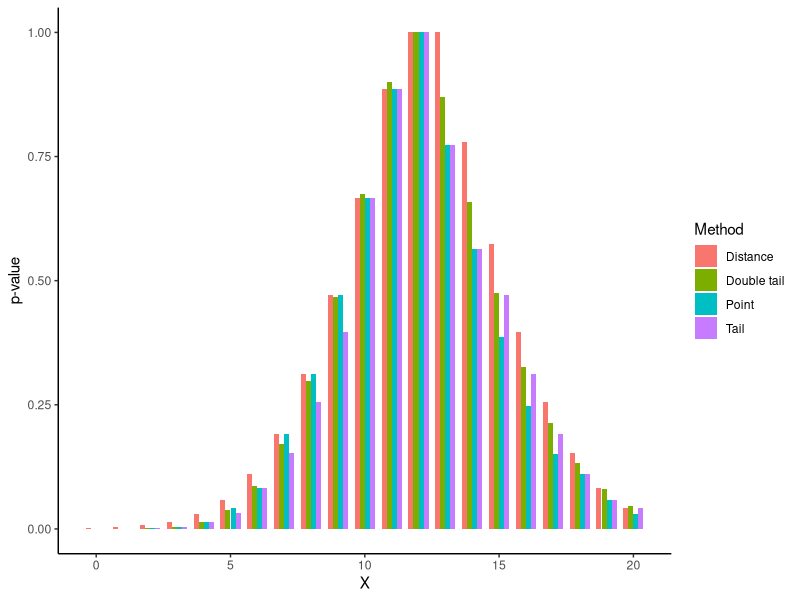
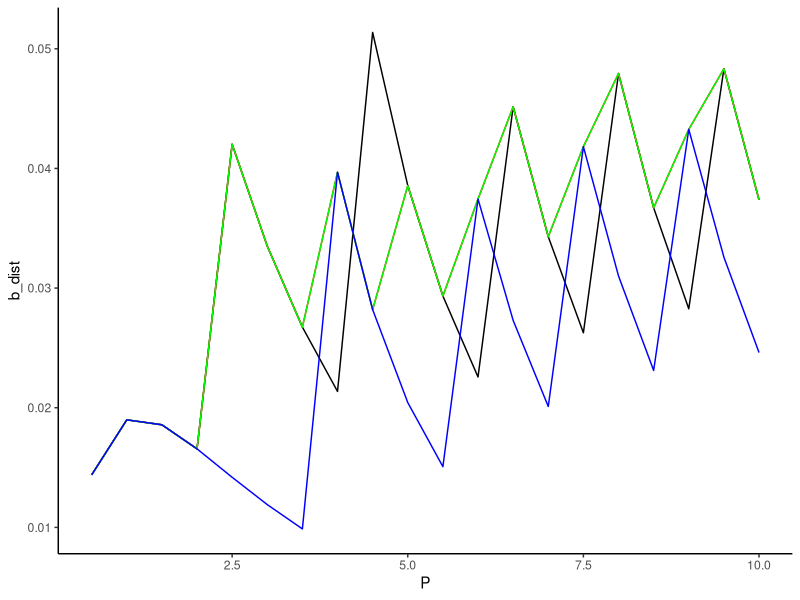

Write the R code that produced these figures, in order.
## ---- chunk 1
library(ggplot2)
library(reshape2)
library(tidyverse)
## ---- chunk 2
dmodel <- function(x, mu){
  dpois(x, mu)
}

pmodel <- function(x, mu){
  ppois(x, mu)
}

## ---- chunk 3
p_val_a <- function(x, mu){
  pr_tail_l = pmodel(x, mu)
  ## Use 1 - tail prob but add point prob
  pr_tail_r = 1 - pr_tail_l + dmodel(x, mu)
  
  p_val = 2 * min(pr_tail_l, pr_tail_r, 1/2)
  p_val
}

p_val_b <- function(x, mu){
  # Implementation assumes a decreasing point probability P(X = x) for increasing x after the mean value has passed
  W_x = dmodel(x, mu)
  p_val = 1
  y = 0
  cond = TRUE
  while(cond){
    W_y = dmodel(y, mu)
    if(W_y > W_x){
      p_y = W_y
      p_val = p_val - p_y
    }
    else{
      less_than_mean = (y > mu)
      cond = !less_than_mean
    }
    # Preparing next round
    y = y +1
  }
  p_val
}

p_val_c <- function(x, mu){
  p_tail_l = pmodel(x, mu)
  p_tail_r = 1- p_tail_l + dmodel(x, mu)
  epsilon = 1e-8
  
  if (p_tail_l < p_tail_r + epsilon){
    # Since the right tail has infinite support we must suggest a low enough tail value
    y_sugg = ceiling(2*mu)
    sugg_tail = 1 - pmodel(y_sugg, mu) # this will give P(X > y), i.e. P(X geq y-1)
    while(sugg_tail > p_tail_l){
      y_sugg = ceiling(2*y_sugg)
      sugg_tail = 1 - pmodel(y_sugg, mu) # this will give P(X > y), i.e. P(X geq y-1)
    }
    # After a low enough value is reached we calculate the highest smaller right tail compared to the left tail
    right_tail = max_lower_tail(y_sugg, sugg_tail, p_tail_l, mu)
    p_val = p_tail_l + right_tail
  }
  else{
    # For a left tail we can start at 0 and find the highest smaller left tail
    left_tail = max_lower_tail(0, 0, p_tail_r, mu, left_tail = TRUE)
    p_val = p_tail_r +  left_tail
  }
  if(p_val > 1){ # If the distrbution is symmetric it will count the central event twice.
    return(1)
  }
  p_val
}

max_lower_tail <- function(y_next, tail_y, W_x, mu, left_tail = FALSE, epsilon = 1e-8){
  sugg = tail_y
  y = y_next
    while(sugg < W_x + epsilon){
      tail_y = sugg # Accept suggestion
      add = dmodel(y, mu) # Calculate new point mass to be added
      sugg = sugg + add # Propose new suggestion
      if(left_tail){
        y = y + 1
      }
      else{
        y = y - 1 
      }
    }
  tail_y
}

p_val_d <- function(x, mu) {
  exp_val = mu
  W_x = abs(x - mu)
  
  r = floor(mu + W_x)
  l = ceiling(mu - W_x)
  # Rejection region will be x lower than l
  # and x higher than r
  if(l <= 0){
    p_val = 1 - ppois(r-1, mu) # 1 - P(X <= r-1) =  P(X > r-1) = P(X >= r)
    return(p_val)
  }
  p_val = 1 - ppois(r-1, mu) + ppois(l, mu) # 1 - P(X <= r-1) + P(X <= l) = P(X >= r) + P(X <= l)
  if(p_val > 1){
    return(1)
  }
  p_val
}

## ---- chunk 4
# Test functions for the tail method
p_val_a(3, 3)
p_val_a(5, 3)

p_val_b(3, 3)
p_val_b(5, 3)

print("____")
W_x = ppois(3, 5)

W_x

1- ppois(10, 5)

max_lower_tail(10, 1-ppois(10, 5), W_x, 5, left_tail = FALSE)

print("-----")
W_x = 1-ppois(7, 5)

W_x

ppois(0, 5)


max_lower_tail(1, ppois(0, 5), W_x, 5, left_tail = TRUE)

print("____")
## ---- chunk 5
p_val_c(3, 3)
p_val_c(5, 3)
## ---- chunk 6
p_val_d(3, 3)

p_val_d(5, 3)
## ---- chunk 7
comparison_p_vals <- function(mu, n){
  p_a = NULL
  p_b = NULL
  p_c = NULL
  p_d = NULL

  for(i in 0:n){
    p_a = c(p_a, p_val_a(i, mu))
    p_b = c(p_b, p_val_b(i, mu))
    p_c = c(p_c, p_val_c(i, mu))
    p_d = c(p_d, p_val_d(i, mu))
  }
  
  df <- data.frame(p_a, p_b, p_c, p_d)
  colnames(df) <- c("Double tail", "Point", "Tail", "Distance")  #Added zero width space for "Double tail" to be shown first in plot
  df["x_val"] <- 0:n
  
  df
}

df <- comparison_p_vals(12.1, 20)

df %>%
  pivot_longer(-x_val, names_to = "Method", values_to = "P") %>%
  ggplot(aes(x = x_val, y = P, fill = Method), xlab = "Method") +
  geom_bar(stat = "identity", width = .75, position = "dodge") + 
  theme_classic()+
  labs(x = "X", y = "p-value")
## ---- chunk 8
power_calc_poisson_null_hyp_true <- function(method, mu, a){
  power = 1
  n = ceiling(max(3*mu, mu^2)) # This is kind of dodgy
  for(x in 0:n){
    p_val = method(x, mu)
    if(p_val > a){
      power = power - dmodel(x, mu)
    }
  }
  power
}

power_calc_poisson_null_hyp_true(p_val_b, 10, .05)
## ---- chunk 9
compare_power_null_hyp_true <- function(P){
  b_double = NULL
  b_point = NULL
  b_tail = NULL
  b_dist = NULL

  for(p in P){
    # Calculate power
    power_double = power_calc_poisson_null_hyp_true(p_val_a, p, .05)
    power_point = power_calc_poisson_null_hyp_true(p_val_b, p, .05)
    power_tail = power_calc_poisson_null_hyp_true(p_val_c, p, .05)
    power_dist = power_calc_poisson_null_hyp_true(p_val_d, p, .05)
    
    # Add power to the list
    b_double = c(b_double, power_double)
    b_point = c(b_point, power_point)
    b_tail = c(b_tail, power_tail)
    b_dist = c(b_dist, power_dist)
  }

  df_power <- data.frame(P, b_double, b_point, b_tail, b_dist)
  df_power
}

N = 20
P = 10 *(1:N)/N

df_power_null_hyp <- compare_power_null_hyp_true(P)
## ---- chunk 10
ggplot(data = df_power_null_hyp)+
  geom_line(aes(x = P, y = b_dist))+
  geom_line(aes(x = P, y = b_point), color = "red")+
  geom_line(aes(x = P, y = b_tail), color = "green")+
  geom_line(aes(x = P, y = b_double), color = "blue")+
  theme_classic()
## ---- chunk 11
print(P)

X_vals = 0:20
for(x in X_vals){
  print(p_val_d(x, 4.5))
}

1 + ppois(0, 4.5) - ppois(9, 4.5)

## ---- chunk 12
